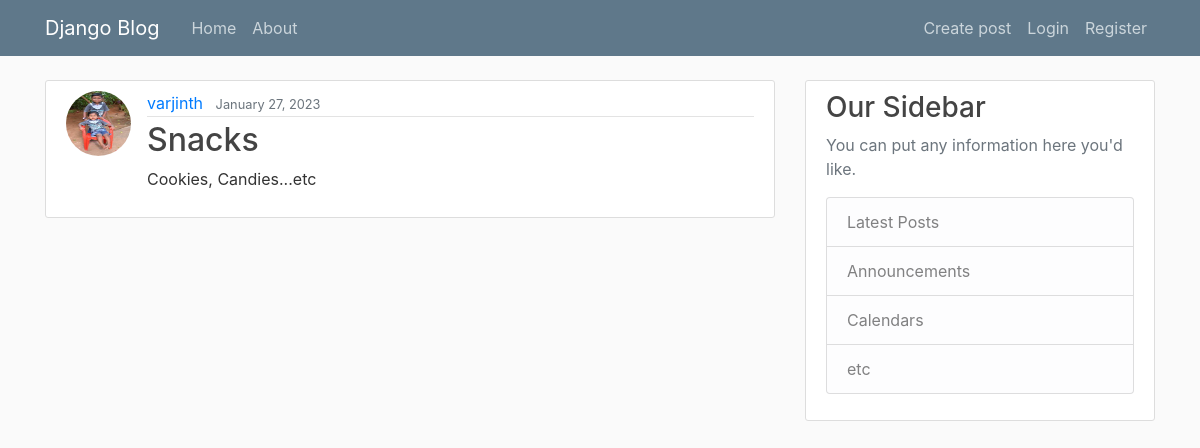
The page /post/8/ on the database its author committed.
### user/models.py (models this page shows, shortened)
class Post(models.Model):
    title=models.CharField(max_length=100)
    content=models.TextField()
    date_posted= models.DateTimeField(default=timezone.now)
    author= models.ForeignKey(User, on_delete=models.CASCADE)

### others/models.py (models this page shows, shortened)
class Profile(models.Model):
    user= models.OneToOneField(User, on_delete=models.CASCADE)
    image= models.ImageField(default="default.jpg", upload_to="profile_pics")

### user/views.py (the view)
# urls.py: path('post/<int:pk>/', PostDetailView.as_view(), name='Post-detail'),
class PostDetailView(DetailView):
    model=Post
    template_name="user/post_detail.html"

### user/templates/user/post_detail.html (shortened to what this page needs)
{% extends "user/base.html" %}
{% block content %}
        <article class="media content-section">
          <img class="rounded-circle article-img" src="{{ object.author.profile.image.url }}">
          <div class="media-body">
            <div class="article-metadata">
              <a class="mr-2" href="{% url 'User-post' object.author.username %}">{{ object.author }}</a>
              <small class="text-muted">{{ object.date_posted|date:"F d, Y" }}</small>
            </div>
            <h2 class="article-title"> {{ object.title }}</h2>
            <p class="article-content">{{ object.content }}</p>
          </div>
        </article>
{% endblock content %}

### user/static/user/main.css (style rules this page uses)
body { background: #fafafa; color: #333333; margin-top: 5rem; }
h1, h2, h3, h4, h5, h6 { color: #444444; }
.content-section { background: #ffffff; padding: 10px 20px; border: 1px solid #dddddd; border-radius: 3px; margin-bottom: 20px; }
.article-title { color: #444444; }
.article-content { white-space: pre-line; }
.article-img { height: 65px; width: 65px; margin-right: 16px; }
.article-metadata { padding-bottom: 1px; margin-bottom: 4px; border-bottom: 1px solid #e3e3e3 }

### rows shown on the page
Post: author.profile.image (picture), author "varjinth", date_posted "January 27, 2023", title "Snacks", content "Cookies, Candies...etc"
